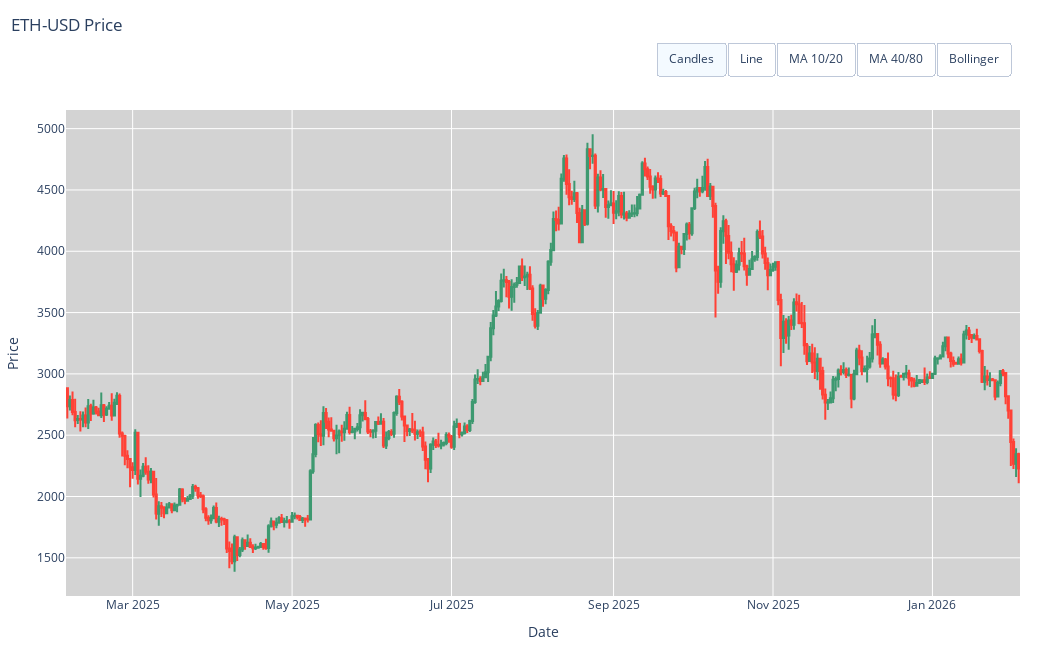

This figure's notebook cell:
### Code cell
import plotly.graph_objects as go

# ----------------------------
# Indicators
# ----------------------------
stock_data["M10"] = stock_data["Close"].rolling(window=10).mean()
stock_data["M20"] = stock_data["Close"].rolling(window=20).mean()

stock_data["M40"] = stock_data["Close"].rolling(window=40).mean()
stock_data["M80"] = stock_data["Close"].rolling(window=80).mean()

stock_data["SD"] = stock_data["Close"].rolling(window=20).std()
stock_data["UB"] = stock_data["M20"] + 2 * stock_data["SD"]
stock_data["LB"] = stock_data["M20"] - 2 * stock_data["SD"]


fig = go.Figure()

# 0 Close (line)
fig.add_trace(go.Scatter(
    x=stock_data.index, y=stock_data["Close"],
    mode="lines", name="Close"
))

# 1 Candles
fig.add_trace(go.Candlestick(
    x=stock_data.index,
    open=stock_data["Open"],
    high=stock_data["High"],
    low=stock_data["Low"],
    close=stock_data["Close"],
    name="Candles"
))

# 2-3 MA 10/20
fig.add_trace(go.Scatter(x=stock_data.index, y=stock_data["M10"], mode="lines", name="M10"))
fig.add_trace(go.Scatter(x=stock_data.index, y=stock_data["M20"], mode="lines", name="M20"))

# 4-5 MA 40/80
fig.add_trace(go.Scatter(x=stock_data.index, y=stock_data["M40"], mode="lines", name="M40"))
fig.add_trace(go.Scatter(x=stock_data.index, y=stock_data["M80"], mode="lines", name="M80"))

# 6-8 Bollinger Bands
fig.add_trace(go.Scatter(
    x=stock_data.index, y=stock_data["UB"],
    mode="lines", name="Upper BB"
))
fig.add_trace(go.Scatter(
    x=stock_data.index, y=stock_data["LB"],
    mode="lines", name="Lower BB",
    fill="tonexty"  # fill between UB (previous trace) and LB
))
fig.add_trace(go.Scatter(
    x=stock_data.index, y=stock_data["M20"],
    mode="lines", name="Middle BB (M20)"
))

# ----------------------------
# Visibility presets (length MUST be 9)
# ----------------------------
PRICE_CANDLES = [False, True,  False, False, False, False, False, False, False]
PRICE_LINE    = [True,  False, False, False, False, False, False, False, False]

MA_10_20      = [True,  False, True,  True,  False, False, False, False, False]
MA_40_80      = [True,  False, False, False, True,  True,  False, False, False]

BB_VIEW       = [True,  False, False, True,  False, False, True,  True,  True]
# (BB_VIEW includes Close + M20 + UB/LB + Middle; you can tweak if you want)

# Default view
for t in fig.data:
    t.visible = False
fig.data[1].visible = True  # default = candles

# ----------------------------
# Layout + Buttons (positioned to avoid title conflict)
# ----------------------------
fig.update_layout(
    title=dict(text=f"{ticker} Price", x=0.01, y=0.97),  # keep title slightly lower
    xaxis_title="Date",
    yaxis_title="Price",
    plot_bgcolor="lightgrey",
    xaxis_rangeslider_visible=False,
    width=1050,
    height=650,
    margin=dict(t=110, r=30, l=60, b=50),  # extra top margin for buttons + title
    updatemenus=[
        dict(
            type="buttons",
            direction="right",
            x=1.0,
            y=1.16,
            xanchor="right",
            yanchor="top",
            pad={"r": 10, "t": 10},
            buttons=[
                dict(
                    label="Candles",
                    method="update",
                    args=[{"visible": PRICE_CANDLES},
                          {"title": f"{ticker} Price (Candles)", "yaxis": {"title": "Price"}}],
                ),
                dict(
                    label="Line",
                    method="update",
                    args=[{"visible": PRICE_LINE},
                          {"title": f"{ticker} Price (Line)", "yaxis": {"title": "Price"}}],
                ),
                dict(
                    label="MA 10/20",
                    method="update",
                    args=[{"visible": MA_10_20},
                          {"title": f"{ticker} Moving Averages (10/20)", "yaxis": {"title": "Price"}}],
                ),
                dict(
                    label="MA 40/80",
                    method="update",
                    args=[{"visible": MA_40_80},
                          {"title": f"{ticker} Moving Averages (40/80)", "yaxis": {"title": "Price"}}],
                ),
                dict(
                    label="Bollinger",
                    method="update",
                    args=[{"visible": BB_VIEW},
                          {"title": f"{ticker} Bollinger Bands (20, 2σ)", "yaxis": {"title": "Price"}}],
                ),
            ],
        )
    ],
)

fig.show()

### Figure 1 — Plotly figure (JSON) as saved in the notebook; plotly's stock layout.template omitted (floating-point values rounded to 4 significant figures; data arrays with more than 128 entries replaced by an {"elided": "..."} marker saying what was removed)
{"data": [{"mode": "lines", "name": "Close", "type": "scatter", "visible": false, "x": {"elided": "365 str values"}, "y": {"elided": "365 float values"}}, {"close": {"elided": "365 float values"}, "high": {"elided": "365 float values"}, "low": {"elided": "365 float values"}, "name": "Candles", "open": {"elided": "365 float values"}, "type": "candlestick", "visible": true, "x": {"elided": "365 str values"}}, {"mode": "lines", "name": "M10", "type": "scatter", "visible": false, "x": {"elided": "365 str values"}, "y": {"elided": "365 float values"}}, {"mode": "lines", "name": "M20", "type": "scatter", "visible": false, "x": {"elided": "365 str values"}, "y": {"elided": "365 float values"}}, {"mode": "lines", "name": "M40", "type": "scatter", "visible": false, "x": {"elided": "365 str values"}, "y": {"elided": "365 float values"}}, {"mode": "lines", "name": "M80", "type": "scatter", "visible": false, "x": {"elided": "365 str values"}, "y": {"elided": "365 float values"}}, {"mode": "lines", "name": "Upper BB", "type": "scatter", "visible": false, "x": {"elided": "365 str values"}, "y": {"elided": "365 float values"}}, {"fill": "tonexty", "mode": "lines", "name": "Lower BB", "type": "scatter", "visible": false, "x": {"elided": "365 str values"}, "y": {"elided": "365 float values"}}, {"mode": "lines", "name": "Middle BB (M20)", "type": "scatter", "visible": false, "x": {"elided": "365 str values"}, "y": {"elided": "365 float values"}}], "layout": {"height": 650, "margin": {"b": 50, "l": 60, "r": 30, "t": 110}, "plot_bgcolor": "lightgrey", "title": {"text": "ETH-USD Price", "x": 0.01, "y": 0.97}, "updatemenus": [{"buttons": [{"args": [{"visible": [false, true, false, false, false, false, false, false, false]}, {"title": "ETH-USD Price (Candles)", "yaxis": {"title": "Price"}}], "label": "Candles", "method": "update"}, {"args": [{"visible": [true, false, false, false, false, false, false, false, false]}, {"title": "ETH-USD Price (Line)", "yaxis": {"title": "Price"}}], "label": "Line", "method": "update"}, {"args": [{"visible": [true, false, true, true, false, false, false, false, false]}, {"title": "ETH-USD Moving Averages (10/20)", "yaxis": {"title": "Price"}}], "label": "MA 10/20", "method": "update"}, {"args": [{"visible": [true, false, false, false, true, true, false, false, false]}, {"title": "ETH-USD Moving Averages (40/80)", "yaxis": {"title": "Price"}}], "label": "MA 40/80", "method": "update"}, {"args": [{"visible": [true, false, false, true, false, false, true, true, true]}, {"title": "ETH-USD Bollinger Bands (20, 2σ)", "yaxis": {"title": "Price"}}], "label": "Bollinger", "method": "update"}], "direction": "right", "pad": {"r": 10, "t": 10}, "type": "buttons", "x": 1, "xanchor": "right", "y": 1.16, "yanchor": "top"}], "width": 1050, "xaxis": {"rangeslider": {"visible": false}, "title": {"text": "Date"}}, "yaxis": {"title": {"text": "Price"}}}}
